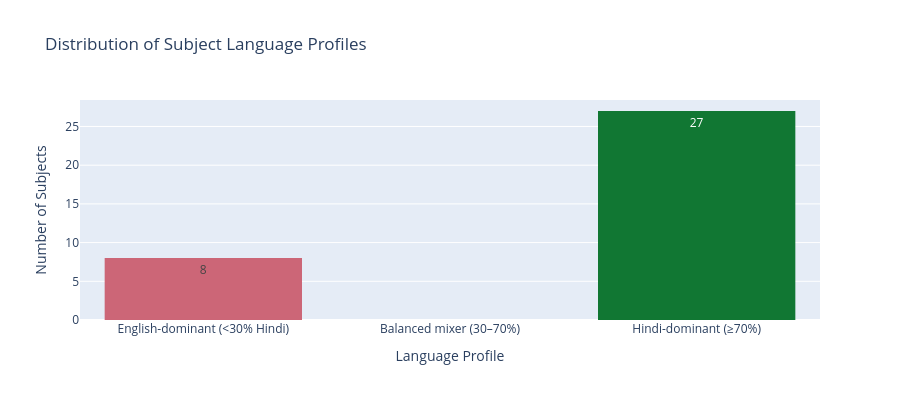

Notebook cell for this chart:
### Markdown cell above
---
## 4. Subject-Level Language Profile Classification

Each subject is categorised into one of four profiles:
- **English-only** — all words in English
- **Hindi-dominant** — >70 % Hindi/Hinglish words
- **English-dominant** — >70 % English words (but not 100 %)
- **Balanced mixer** — between 30 % and 70 % Hindi/Hinglish

### Code cell
# ── 4. Subject language profile ──────────────────────────────────────────────
subj_profile = df.groupby("subject_id").agg(
    total=("word", "count"),
    hindi_count=("is_hindi", "sum"),
).reset_index()

subj_profile["hindi_pct"] = subj_profile["hindi_count"] / subj_profile["total"] * 100

def classify(pct):
    if pct == 0:
        return "English-only"
    elif pct >= 70:
        return "Hindi-dominant (≥70%)"
    elif pct > 30:
        return "Balanced mixer (30–70%)"
    else:
        return "English-dominant (<30% Hindi)"

subj_profile["profile"] = subj_profile["hindi_pct"].apply(classify)

profile_order = [
    "English-only",
    "English-dominant (<30% Hindi)",
    "Balanced mixer (30–70%)",
    "Hindi-dominant (≥70%)",
]

print("Subject language profiles:")
display(subj_profile[["subject_id", "total", "hindi_count", "hindi_pct", "profile"]].round(1))

fig = px.histogram(
    subj_profile,
    x="profile",
    category_orders={"profile": profile_order},
    color="profile",
    color_discrete_sequence=px.colors.qualitative.Safe,
    title="Distribution of Subject Language Profiles",
    labels={"profile": "Language Profile", "count": "Number of Subjects"},
    text_auto=True,
)
fig.update_layout(showlegend=False, height=400, yaxis_title="Number of Subjects")
fig.show()

### Figure 1 — Plotly figure (JSON) as saved in the notebook; plotly's stock layout.template omitted (floating-point values rounded to 4 significant figures)
{"data": [{"bingroup": "x", "hovertemplate": "Language Profile=%{x}<br>count=%{y}<extra></extra>", "legendgroup": "English-dominant (<30% Hindi)", "marker": {"color": "rgb(204, 102, 119)", "pattern": {"shape": ""}}, "name": "English-dominant (<30% Hindi)", "orientation": "v", "showlegend": true, "texttemplate": "%{value}", "type": "histogram", "x": ["English-dominant (<30% Hindi)", "English-dominant (<30% Hindi)", "English-dominant (<30% Hindi)", "English-dominant (<30% Hindi)", "English-dominant (<30% Hindi)", "English-dominant (<30% Hindi)", "English-dominant (<30% Hindi)", "English-dominant (<30% Hindi)"], "xaxis": "x", "yaxis": "y"}, {"bingroup": "x", "hovertemplate": "Language Profile=%{x}<br>count=%{y}<extra></extra>", "legendgroup": "Hindi-dominant (≥70%)", "marker": {"color": "rgb(17, 119, 51)", "pattern": {"shape": ""}}, "name": "Hindi-dominant (≥70%)", "orientation": "v", "showlegend": true, "texttemplate": "%{value}", "type": "histogram", "x": ["Hindi-dominant (≥70%)", "Hindi-dominant (≥70%)", "Hindi-dominant (≥70%)", "Hindi-dominant (≥70%)", "Hindi-dominant (≥70%)", "Hindi-dominant (≥70%)", "Hindi-dominant (≥70%)", "Hindi-dominant (≥70%)", "Hindi-dominant (≥70%)", "Hindi-dominant (≥70%)", "Hindi-dominant (≥70%)", "Hindi-dominant (≥70%)", "Hindi-dominant (≥70%)", "Hindi-dominant (≥70%)", "Hindi-dominant (≥70%)", "Hindi-dominant (≥70%)", "Hindi-dominant (≥70%)", "Hindi-dominant (≥70%)", "Hindi-dominant (≥70%)", "Hindi-dominant (≥70%)", "Hindi-dominant (≥70%)", "Hindi-dominant (≥70%)", "Hindi-dominant (≥70%)", "Hindi-dominant (≥70%)", "Hindi-dominant (≥70%)", "Hindi-dominant (≥70%)", "Hindi-dominant (≥70%)"], "xaxis": "x", "yaxis": "y"}], "layout": {"barmode": "relative", "height": 400, "legend": {"title": {"text": "Language Profile"}, "tracegroupgap": 0}, "showlegend": false, "title": {"text": "Distribution of Subject Language Profiles"}, "xaxis": {"anchor": "y", "categoryarray": ["English-only", "English-dominant (<30% Hindi)", "Balanced mixer (30–70%)", "Hindi-dominant (≥70%)"], "categoryorder": "array", "domain": [0, 1], "title": {"text": "Language Profile"}}, "yaxis": {"anchor": "x", "domain": [0, 1], "title": {"text": "Number of Subjects"}}}}
